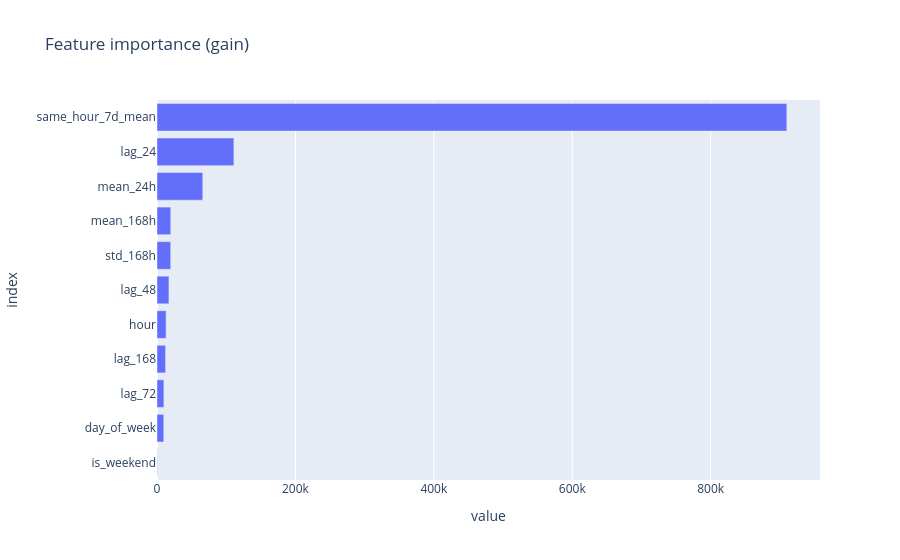

Notebook code for this chart:
### Code cell
imp = pd.Series(model.booster_.feature_importance(importance_type="gain"),
                index=FEATURES).sort_values()
px.bar(imp, orientation="h", title="Feature importance (gain)").update_layout(showlegend=False)

### Figure 1 — Plotly figure (JSON) as saved in the notebook; plotly's stock layout.template omitted (floating-point values rounded to 4 significant figures)
{"data": [{"hovertemplate": "variable=0<br>value=%{x}<br>index=%{y}<extra></extra>", "legendgroup": "0", "marker": {"color": "#636efa", "pattern": {"shape": ""}}, "name": "0", "orientation": "h", "showlegend": true, "textposition": "auto", "type": "bar", "x": [449.1, 9792.0, 9937.0, 12390.0, 13140.0, 17250.0, 19800.0, 19870.0, 66160.0, 111100.0, 910100.0], "xaxis": "x", "y": ["is_weekend", "day_of_week", "lag_72", "lag_168", "hour", "lag_48", "std_168h", "mean_168h", "mean_24h", "lag_24", "same_hour_7d_mean"], "yaxis": "y"}], "layout": {"barmode": "relative", "legend": {"title": {"text": "variable"}, "tracegroupgap": 0}, "showlegend": false, "title": {"text": "Feature importance (gain)"}, "xaxis": {"anchor": "y", "domain": [0, 1], "title": {"text": "value"}}, "yaxis": {"anchor": "x", "domain": [0, 1], "title": {"text": "index"}}}}
